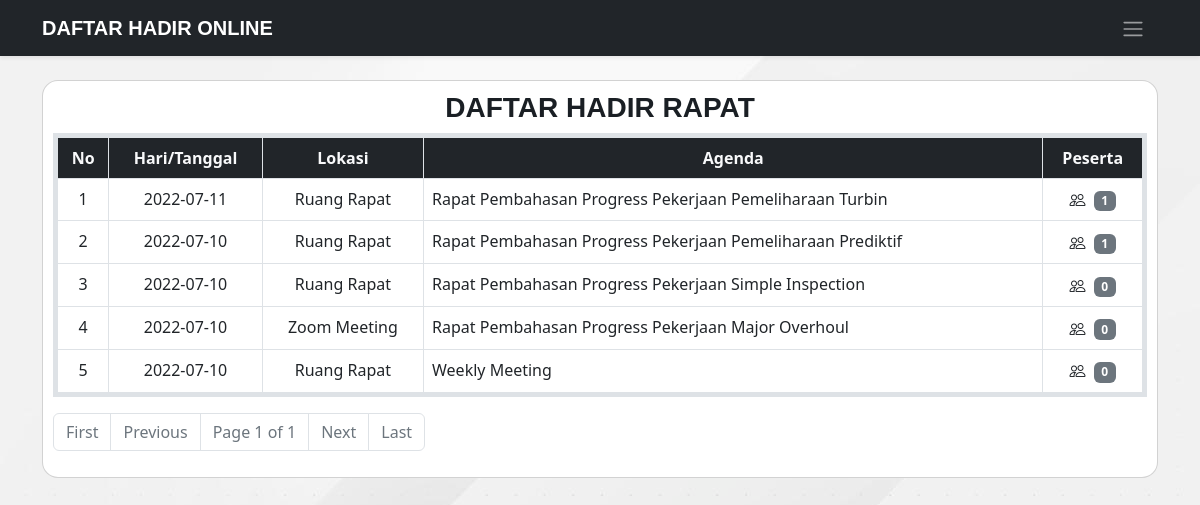
The page /daftar-hadir/1 on the database as committed earlier.
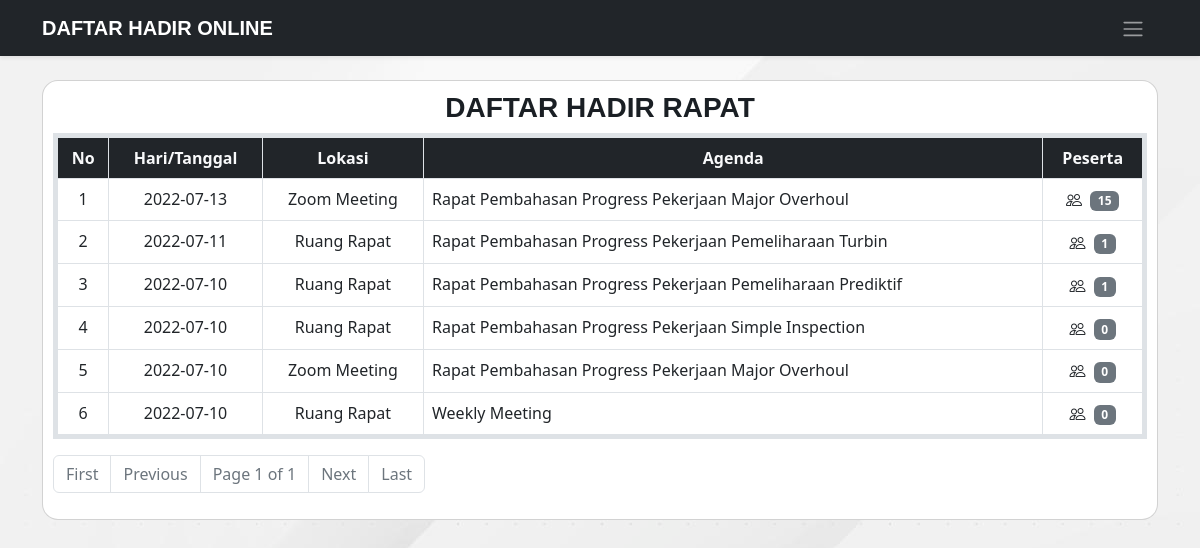
The same page on the database as committed later.
### app/models/agenda.py (models this page shows, shortened)
class Agenda(db.Model):
    id = db.Column(db.Integer, primary_key=True, autoincrement=True)
    tanggal = db.Column(db.String(30), nullable=False)
    waktu = db.Column(db.String(10), nullable=False)
    tempat = db.Column(db.String(80), nullable=False)
    link = db.Column(db.String(250), nullable=True)
    agenda = db.Column(db.String(150), nullable=False)
    absens = db.relationship('Absen', backref='agenda', cascade="all, delete-orphan")

### app/routes.py (the view)
@app.route('/daftar-hadir/<int:page_num>')
def daftar_hadir(page_num):
    rapat_all = Agenda.query.order_by(desc('tanggal')).paginate(per_page=10, page=page_num, error_out=True)
    return render_template('pages/daftar-hadir.html', title='Daftar Hadir Rapat', rapats=rapat_all)

### app/templates/pages/daftar-hadir.html (shortened to what this page needs)
{% extends 'layouts/base.html' %}  {% block content %}
<main class="container daftar-hadir">
  <div class="row">
    <div class="col-12">
      <div class="card text-center rounded-4">
        <h3 class="fw-bolder">DAFTAR HADIR RAPAT</h3>
        <table class="table table-bordered text-center border border-5">
          <thead class="bg-dark">
            <tr class="text-light">
              <th scope="col">No</th>
              <th scope="col">Hari/Tanggal</th>
              <th scope="col">Lokasi</th>
              <th scope="col">Agenda</th>
              <th scope="col">Peserta</th>
            </tr>
          </thead>
          <tbody>
            {% for rapat in rapats.items %}
            <tr>
              <td>{{loop.index}}</td>
              <td>{{rapat.tanggal}}</td>
              <td>{{rapat.tempat}}</td>
              <td class="text-start">{{rapat.agenda}}</td>
              <td>
                {% if rapat.absens|length == 0 %}
                <button class="btn" onclick="showAlert()"><i class="bi-people"></i><span class="badge text-bg-secondary ms-2">{{rapat.absens|length}}</span></button>
                {% else %}
                <a class="btn" href="{{ url_for('peserta_rapat', agenda_id=rapat.id, page_num=1 ) }}"><i class="bi-people"></i><span class="badge text-bg-secondary ms-2">{{rapat.absens|length}}</span></a>
                {% endif %}
              </td>
            </tr>
            {% endfor %}
          </tbody>
        </table>
        <nav aria-label="Page navigation example">
          <ul class="pagination">
            {% if rapats.page != 1 %}
            <li class="page-item"><a class="page-link" href="{{ url_for('daftar_hadir', page_num=1 ) }}">First</a></li>
            {% else %}
            <li class="page-item disabled"><span class="page-link">First</span></li>
            {% endif %} {% if rapats.has_prev %}
            <li class="page-item"><a class="page-link" href="{{ url_for('daftar_hadir', page_num=rapats.prev_num ) }}">Previous</a></li>
            {% else %}
            <li class="page-item disabled"><span class="page-link">Previous</span></li>
            {% endif %}
            <li class="page-item disabled"><span class="page-link">Page {{rapats.page}} of {{rapats.pages}}</span></li>
            {% if rapats.has_next %}
            <li class="page-item"><a class="page-link" href="{{ url_for('daftar_hadir', page_num=rapats.next_num ) }}">Next</a></li>
            {% else %}
            <li class="page-item disabled"><span class="page-link">Next</span></li>
            {% endif %} {% if rapats.has_next %}
            <li class="page-item"><a class="page-link" href="{{ url_for('daftar_hadir', page_num=rapats.pages ) }}">Last</a></li>
            {% else %}
            <li class="page-item disabled"><span class="page-link">Last</span></li>
            {% endif %}
          </ul>
        </nav>
      </div>
    </div>
  </div>
</main>
{% endblock %}

### app/templates/layouts/base.html (shortened to what this page needs)
<!DOCTYPE html>
<html lang="en">
  <head>
    {% include 'includes/styles.html' %}{% block title %} {% endblock %}
  </head>
  <body>
    {% include 'includes/navbar.html' %}{% block content %} {% endblock %} {% include 'includes/scripts.html' %}
  </body>
</html>

### app/templates/includes/styles.html (shortened to what this page needs)
<link href="https://cdn.jsdelivr.net/npm/bootstrap@5.2.0-beta1/dist/css/bootstrap.min.css" rel="stylesheet" />
<link rel="stylesheet" href="https://cdn.jsdelivr.net/npm/bootstrap-icons@1.8.2/font/bootstrap-icons.css" />
<link rel="stylesheet" href="{{ url_for('static', filename='css/style.css' ) }}" />
<link rel="stylesheet" href="{{ url_for('static', filename='css/variables.css' ) }}" />

### app/templates/includes/navbar.html (shortened to what this page needs)
<header class="fixed-top">
  <div class="navbar navbar-dark bg-dark shadow-sm">
    <div class="container">
      <a href="/" class="navbar-brand d-flex align-items-center">
        <strong>DAFTAR HADIR ONLINE</strong>
      </a>
      {% if current_user.name %}
      <button class="btn" data-bs-toggle="offcanvas" data-bs-target="#needlogin" aria-controls="offcanvasRight">
        <span class="navbar-toggler-icon"></span>
      </button>
      {% else %}
      <button class="btn" data-bs-toggle="offcanvas" data-bs-target="#notlogin" aria-controls="offcanvasRight">
        <span class="navbar-toggler-icon"></span>
      </button>
      {% endif %}
    </div>
  </div>
</header>

### app/static/css/style.css (style rules this page uses)
:root { scroll-behavior: smooth; }
h1, h2, h3, h4, h5, h6, p, a { font-family: var(--font-primary); color: var(--color-text); }
body { background-image: url("../img/background.jpg"); padding-top: 5rem; }
.daftar-hadir .card { padding: 10px; }
.daftar-hadir .btn { background: none; color: inherit; border: none; padding: 0; font: inherit; cursor: pointer; outline: inherit; }

### app/static/css/variables.css (style rules this page uses)
:root { --font-default: "Open Sans", system-ui, -apple-system, "Segoe UI", Roboto, "Helvetica Neue", Arial, "Noto Sans", "Liberation Sans", sans-serif, "Apple Color Emoji", "Segoe UI Emoji", "Segoe UI Symbol", "Noto Color Emoji"; --font-primary: "Source Sans Pro", sans-serif; --font-secondary: "Poppins", sans-serif; --color-bg: #fff; --color-text: #1a1f24; --color-text2: #adb5bd; --color-btn: #ee2110; --color-btn-hover: #ee2210d5; --color-btn2: #4a0e03; --color-btn2-hover: #4a0e03d5; }

Rows that differ between the two databases and show on the page:
added Agenda: tanggal "2022-07-13", tempat "Zoom Meeting", agenda "Rapat Pembahasan Progress Pekerjaan Major Overhoul", absens|length "15"
